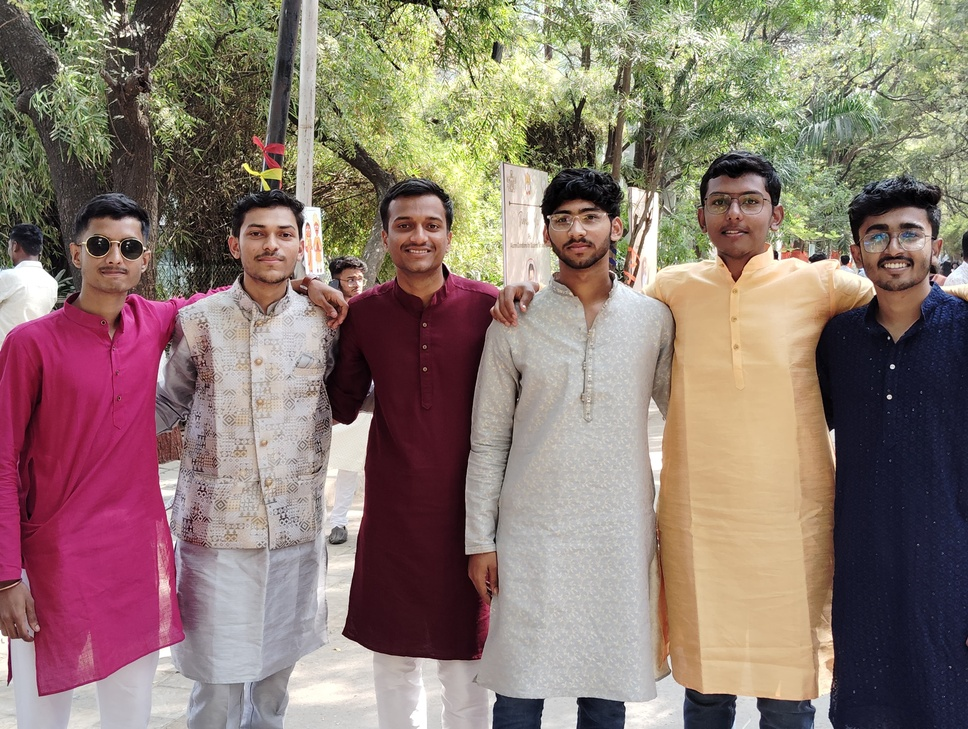
#> input picture friends.jpg, 968 x 729 px, shrunk from 4080 x 3072 before the run
$ jupyter execute 'Assignmnet template matching.ipynb'   (shell and % lines are left out)
#> lines starting #> are read from the running program, lines starting #| are printed output that depends on the picture
[cell 1]
import cv2
import numpy as np
import pandas as pd
import matplotlib.pyplot as plt

[cell 2]
full=cv2.imread("friends.jpg")
#> full is the input picture: shape (729, 968, 3); mean B, G, R 112.3, 121.2, 140.1
full=cv2.cvtColor(full,cv2.COLOR_BGR2RGB)

[cell 3]
plt.imshow(full)

[cell 4]
full.shape
#> Out = (729, 968, 3)

[cell 5]
face=cv2.imread("friend_face.jpg")
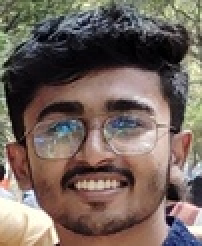
#> input picture friend_face.jpg, 101 x 123 px, shrunk from 424 x 517 before the run (shown 2 times larger)
#> face is the input picture: shape (123, 101, 3); mean B, G, R 92.9, 100.4, 115.6
face=cv2.cvtColor(face,cv2.COLOR_BGR2RGB)

[cell 6]
plt.imshow(face)

[cell 7]
face.shape
#> Out = (123, 101, 3)

[cell 8]
height,width,channels=face.shape
#> height = 123; width = 101; channels = 3

[cell 9]
height
#> Out = 123

[cell 10]
width
#> Out = 101

[cell 11]
channels
#> Out = 3

[cell 12]
#the full image to search

full=cv2.imread("friends.jpg")
full=cv2.cvtColor(full,cv2.COLOR_BGR2RGB)

#face to search
face=cv2.imread("friend_face.jpg")
face=cv2.cvtColor(face,cv2.COLOR_BGR2RGB)


#All the 6 methods for comparision in a list
#Note how we are using strings ,later on we'll use the eval()
#function to cinvert to function

method=['cv2.TM_CCOEFF','cv2.TM_CCOEFF_NORMED','cv2.TM_CCORR','cv2.TM_CCORR_NORMED','cv2.TM_SQDIFF','cv2.TM_SQDIFF_NORMED']

[cell 13]
for m in method:

    #Create a copy of the image
    full_copy=full.copy()

    #Get the actual function instead of the string
    method=eval(m)

    #Apply templatematching with the method
    res=cv2.matchTemplate(full_copy,face,method)

    #Grab the max , min values ,plus theier locations
    min_val,max_val,min_loc,max_loc=cv2.minMaxLoc(res)

    #Set up drawing of Rectangle

    #if the method is TM_SQDIFF or TM_SQDIFF_NORMED, take minimum
    #Notice the coloring on the last 2 left hannd side images
    if method in [cv2.TM_SQDIFF,cv2.TM_SQDIFF_NORMED]:
        top_left=min_loc
    else:
        top_left=max_loc

    #Assign the Bottom Right of the Rectangle
    bottom_right=(top_left[0]+width,top_left[1]+height)

    #Draw the Red Rectangle
    cv2.rectangle(full_copy,top_left,bottom_right,255,20)

    #Plot the images
    plt.figure(figsize=(10, 5))
    plt.subplot(121)
    plt.imshow(res)
    plt.title('Result of Template Matching')

    plt.subplot(122)
    plt.imshow(full_copy)
    plt.title('Detected Point')
    plt.suptitle(m)

    plt.show()
    print('\n')
    print('\n')
#> this loop made 6 passes
#> (min_val, max_val, min_loc, top_left, bottom_right) on passes 1 to 4: (-55438928, 138987056, (777, 254), (847, 173), (948, 296)), (-0.329, 0.988, (752, 66), (847, 173), (948, 296)), (105607488, 737834496, (836, 341), (442, 161), (543, 284)), (0.535, 0.997, (817, 266), (847, 173), (948, 296))
#> (min_val, max_val, max_loc, top_left, bottom_right) on passes 5 to 6: (3302811, 541881600, (452, 169), (847, 173), (948, 296)), (0.00612, 1, (334, 247), (847, 173), (948, 296))
#> pass 1, `res=cv2.matchTemplate(full_copy,face,method)`:
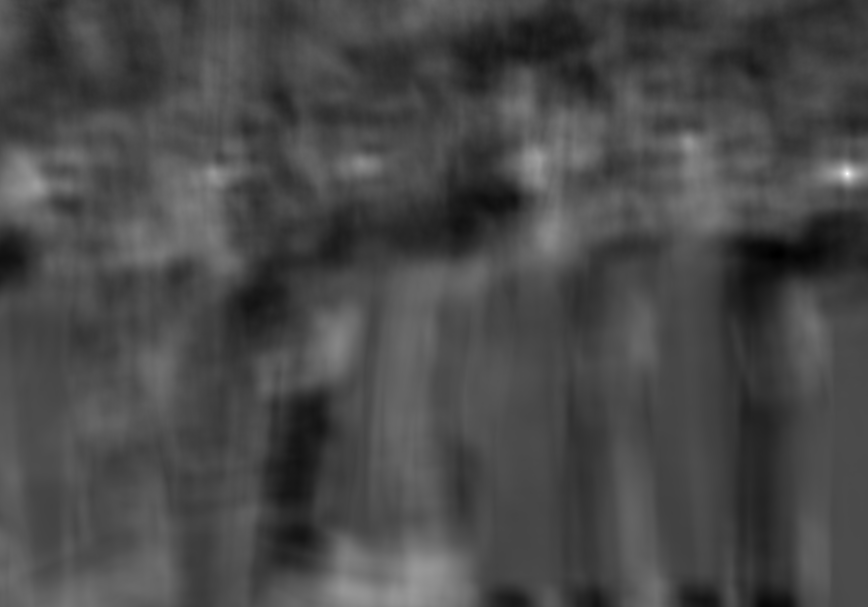
#> res: shape (607, 868) float32; min -55438928, max 138987056, mean 420447.8; drawn with min black and max white
#> pass 1, `plt.show()`:
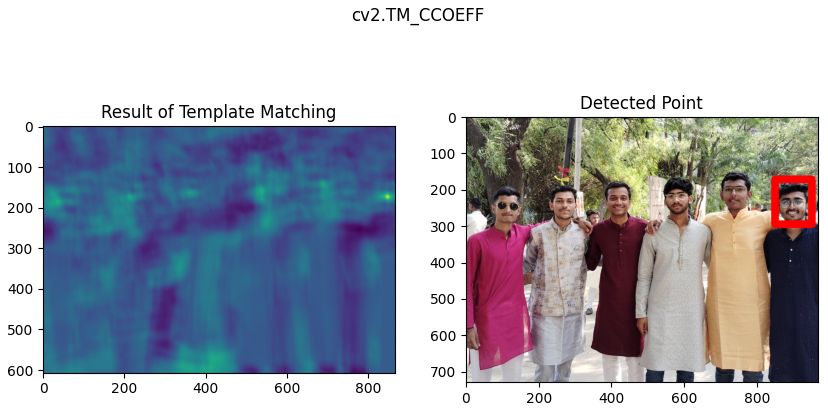
#> figure drawn by matplotlib, 2 panels
#> pass 2, `res=cv2.matchTemplate(full_copy,face,method)`:
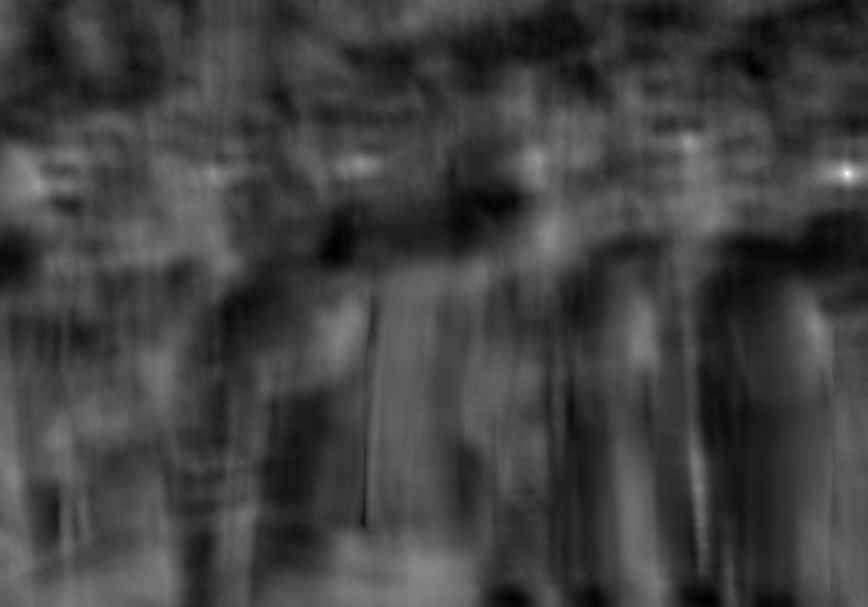
#> res: shape (607, 868) float32; min -0.329, max 0.988, mean 0.00651; drawn with min black and max white
#> pass 2, `plt.show()`:
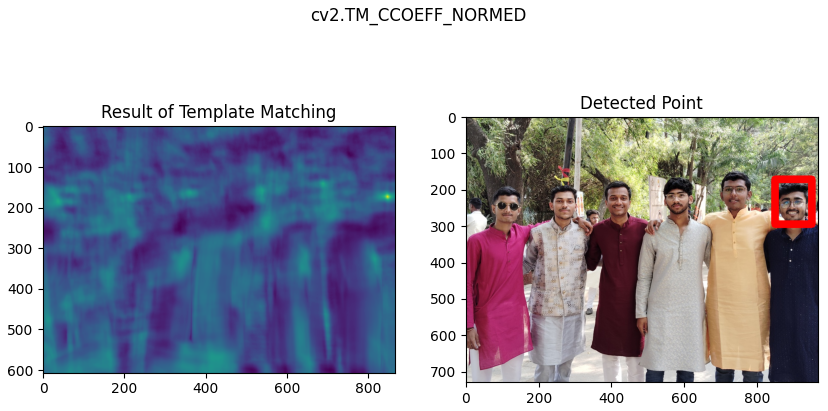
#> figure drawn by matplotlib, 2 panels
#> pass 3, `res=cv2.matchTemplate(full_copy,face,method)`:
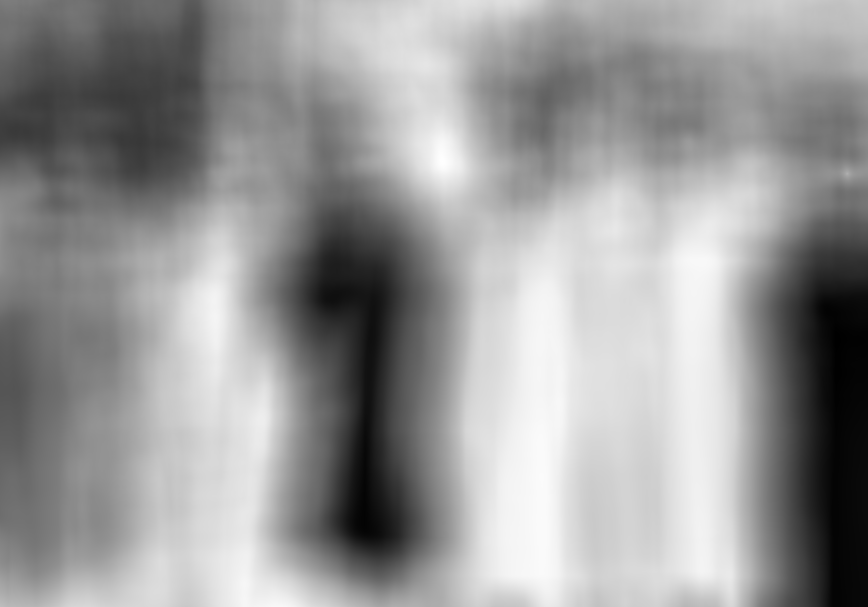
#> res: shape (607, 868) float32; min 105607488, max 737834496, mean 484664640; drawn with min black and max white
#> after the loop:
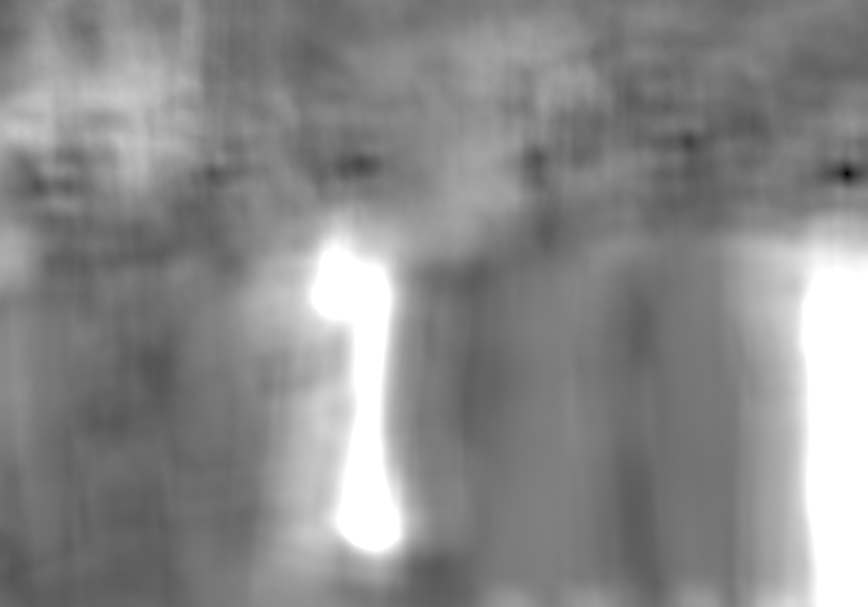
#> res: shape (607, 868) float32; min 0.00612, max 1, mean 0.543
